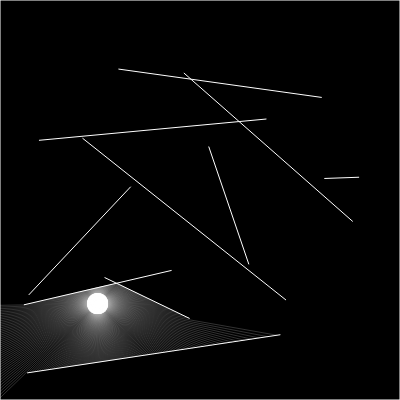
Frame 1 (no input)
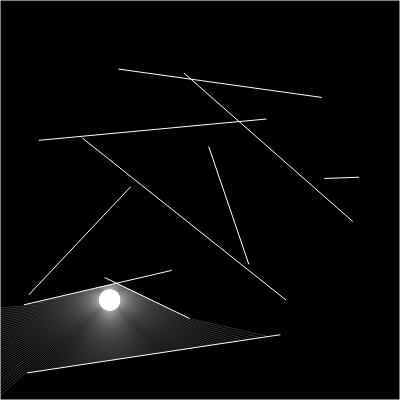
Frame 60 (no input)
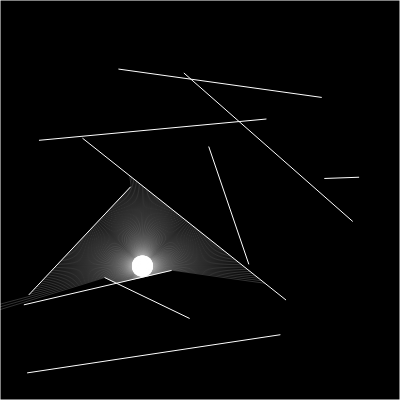
Frame 120 (the mouse pressed at the canvas centre since frame 60)

The p5.js sketch that drew these frames (run headless with seeded random() and noise() and a simulated clock; from frame 60 on, the mouse is pressed at the canvas centre):

// p5.js sketch
// ── sketch.js
/**
 * Ray Casting.
 */

let walls = [];
let ray;
let particle;
let xoff = 100;
let yoff = 10000;
function setup () {
    createCanvas(400, 400);
    for (let i = 0; i < 10; i++) {
        let x1 = random(width);
        let x2 = random(width);
        let y1 = random(height);
        let y2 = random(height);
        walls[i] = new Boundary (x1, y1, x2, y2);
    }

    walls.push(new Boundary(0, 0, width, 0))   // Top wall.
    walls.push(new Boundary(width, 0, width, height))   // Right wall.
    walls.push(new Boundary(width, height, 0, height))   // Bottom wall.
    walls.push(new Boundary(0, height, 0, 0))  // Left wall.

    particle = new Particle();
}

function draw () {
    background(0);
    for (let wall of walls)
        wall.show();
    particle.update(noise(xoff) * width, noise(yoff) * height);
    //particle.update(mouseX, mouseY);
    particle.show();
    particle.look(walls)
    xoff += 0.01;
    yoff += 0.01;
}
// ── boundary.js
class Boundary {
    constructor (x1, y1, x2, y2) {
        this.a = createVector(x1, y1);
        this.b = createVector(x2, y2);
    }

    /**
     * API's: show
     */
    show () {
        stroke(255);
        line(this.a.x, this.a.y, this.b.x, this.b.y);   // Simply draw a line.
    }
}   // End of class.
// ── particle.js
class Particle {
    constructor () {
        this.pos = createVector (width / 2, height / 2);
        this.rays = [];
        for (let angle = 0; angle < 360; angle += 1)    // Think of rays every 10 degrees
            this.rays.push(new Ray(this.pos, radians(angle)));        
    }

    /**
     * API's: show, look, update
     */
    show () {
        fill(255);
        ellipse(this.pos.x, this.pos.y, 4);
        for (let ray of this.rays)
            ray.show();
    }   // End of show function.

    look (walls) {
        for (let ray of this.rays) {
            let closest = null;    // Keep track of nearest point.
            let record = Infinity;
            for (let wall of walls) {   // We need to find closest wall to create shadow.
                const pt = ray.cast(wall);
                if (pt) {
                    const dist = p5.Vector.dist(this.pos, pt);                    
                    if (dist < record) {
                        record = dist;
                        closest = pt;
                    }
                }
            }
            if (closest) {
                stroke(255, 50);
                line (this.pos.x, this.pos.y, closest.x, closest.y)
            }            
        }
    } // End of wall function.

    update (x, y) {
        this.pos.set(x, y);
    }  // End of update function.
} // End of particle.
// ── ray.js
/**
 * Ray is vector that eminates from particular position.
 */

class Ray {
    constructor (pos, angle) {
        this.pos = pos;
        this.dir = p5.Vector.fromAngle(angle);  // Creates a vector pointing in the direction of angle.
    }  // End of constructor.

    /**
     * API's: show, cast, lookAt
     */
    show () {
        stroke(255);
        push();
        translate(this.pos.x, this.pos.y);
        line(0, 0, this.dir.x*10, this.dir.y*10);
        pop();
    } // End of show function.

    cast (wall) {
        // This is first line or the boundary.
        const x1 = wall.a.x;
        const y1 = wall.a.y;
        const x2 = wall.b.x;
        const y2 = wall.b.y;

        // This is second line or the ray.
        const x3 = this.pos.x;
        const y3 = this.pos.y;
        const x4 = this.pos.x + this.dir.x;
        const y4 = this.pos.y + this.dir.y;  
        
        const denominator = (x1 - x2)*(y3 - y4) - (y1 - y2)*(x3 - x4);
        // If denominator is zero => lines are parallel or never intersecting.
        if (denominator == 0)
            return; 
        const t = ((x1 - x3)*(y3 - y4) - (y1 - y3)*(x3 - x4)) / denominator;
        const u = -((x1 - x2)*(y1 - y3) - (y1 - y2)*(x1 - x3)) / denominator;
         if (t > 0 && t < 1 && u > 0) {   // Get the point. 
             const pt = createVector();
             pt.x = x1 + t*(x2 - x1);
             pt.y = y1 + t*(y2 - y1);
             return pt;
         } else {
             return;
         }
    }  // End of cast function.

    lookAt (x, y) {
        this.dir.x = x - this.pos.x;
        this.dir.y = y - this.pos.y;
        this.dir.normalize();    // Get in range of 0 and 1.
    }  // End of lookAt function.
}  // End of class.
